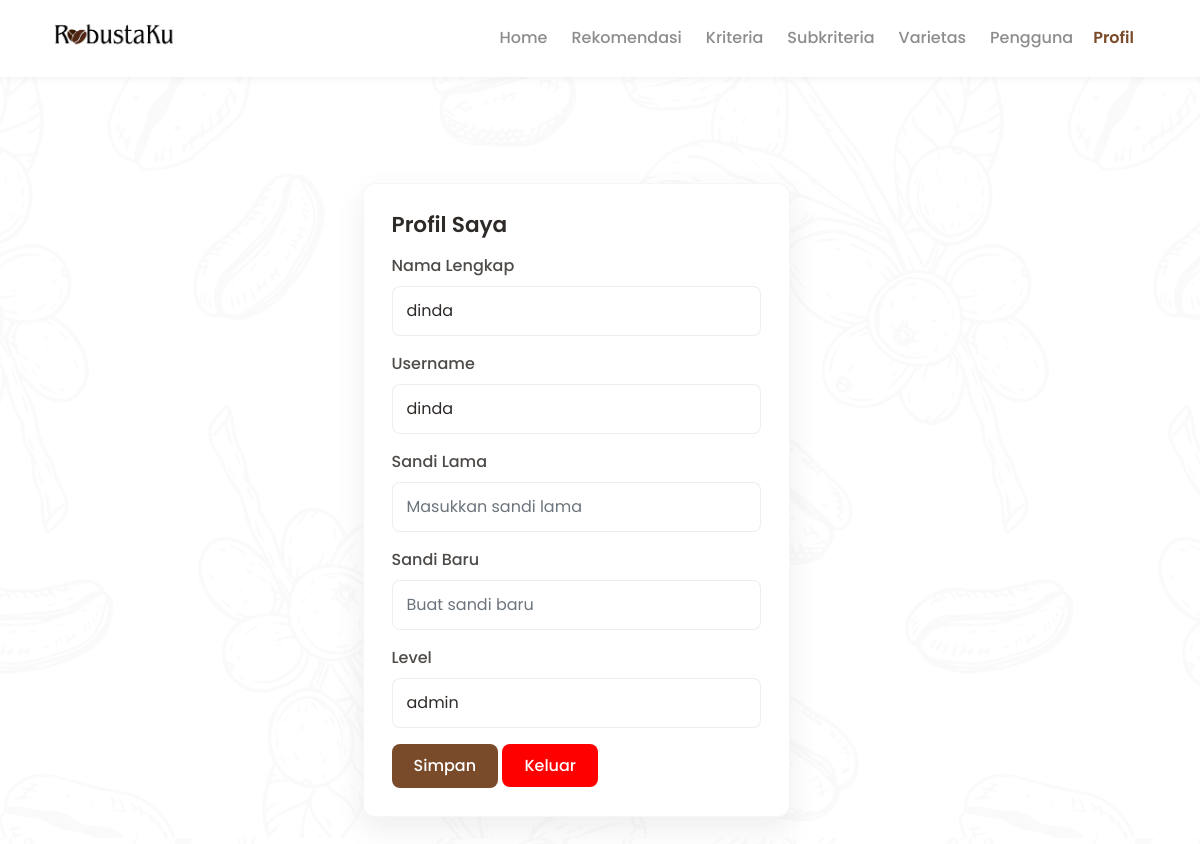
/profil.php (signed in), run on the app's committed database.
### tables this page shows
CREATE TABLE `pengguna` (
  `id_pengguna` int(11) NOT NULL,
  `nama` varchar(50) NOT NULL,
  `username` varchar(20) NOT NULL,
  `password` varchar(200) NOT NULL,
  `level` set('admin','user') NOT NULL
);

### profil.php (the view, shortened to what this page needs)
<?php
include "koneksi.php";
$id = $_SESSION['id'];
$level = $_SESSION['level'];
$query = mysqli_query($koneksi, "SELECT * FROM pengguna WHERE id_pengguna = '$id'");
$data = mysqli_fetch_array($query);
?>
<!DOCTYPE html>
<html lang="id">
<head>
    <link href="https://cdn.jsdelivr.net/npm/bootstrap@5.1.3/dist/css/bootstrap.min.css" rel="stylesheet">
    <link href="css/style.css" rel="stylesheet" />
</head>
<body>
    <nav class="navbar navbar-expand-lg navbar-custom">
        <div class="container">
            <div class="brand-wrap">
                <a href="homepage.php"><img src="assets/img/logo_robustaku.png" alt="RobustaKu Logo"></a>
            </div>
            <div class="collapse navbar-collapse justify-content-end" id="navMenu">
                <ul class="navbar-nav align-items-center me-3">
                    <li class="nav-item"><a class="nav-link unactive" href="homepage.php">Home</a></li>
                    <li class="nav-item"><a class="nav-link unactive" href="rekomendasi.php">Rekomendasi</a></li>
                    <?php if ($level == 'admin'): ?>
                    <li class="nav-item"><a class="nav-link unactive" href="kriteria.php">Kriteria</a></li>
                    <li class="nav-item"><a class="nav-link unactive" href="subkriteria.php">Subkriteria</a></li>
                    <li class="nav-item"><a class="nav-link unactive" href="varietas.php">Varietas</a></li>
                    <li class="nav-item"><a class="nav-link unactive" href="pengguna.php">Pengguna</a></li>
                    <?php endif; ?>
                    <li class="nav-item"><a class="nav-link active" href="profil.php">Profil</a></li>
                </ul>
            </div>
        </div>
    </nav>
    <div class="container page-wrap">
    <div class="row w-100 justify-content-center gx-5 align-items-center">
            <div class="col-lg-5">
                <div class="auth-card">
                    <h3 class="card-title">Profil Saya</h3>
        <form action="proses.php" method="post" class="mt-3">
            <div class="mb-3">
                <label for="nama" class="form-label">Nama Lengkap</label>
                <input name="nama" value="<?= isset($data['nama']) ? $data['nama'] : ''; ?>" class="form-control" id="nama" type="text" placeholder="Nama Lengkap" pattern="[A-Za-z]+( [A-Za-z]+)*" oninvalid="this.setCustomValidity('Inputan hanya berupa huruf')"  oninput="setCustomValidity('')" required autocomplete="off" />
            </div>
            <div class="mb-3">
                <label for="user" class="form-label">Username</label>
                <input name="user" value="<?= $data['username'] ?>" class="form-control" oninput="setCustomValidity('')" autocomplete="off" readonly />
            </div>
            <div class="mb-3">
                <label for="password" class="form-label">Sandi Lama</label>
                <input name="password" class="form-control" id="password" type="password" placeholder="Masukkan sandi lama" pattern="[^&#34;&#39;&#60;&#62;]+" minlength="5" autocomplete="off" />
            </div>
            <div class="mb-3">
                <label for="pass_new" class="form-label">Sandi Baru</label>
                <input name="pass_new" class="form-control" id="pass_new" type="password" placeholder="Buat sandi baru" pattern="[^&#34;&#39;&#60;&#62;]+" minlength="5" autocomplete="off" />
            </div>
            <div class="mb-3">
                <label for="level" class="form-label">Level</label>
                <input name="level" value="<?= isset($data['level']) ? $data['level'] : ''; ?>" class="form-control" oninput="setCustomValidity('')" autocomplete="off" readonly />
            </div>
            <div class="btn-wrap">
                <button type="submit" name="edit_profil" class="btn-primary">Simpan</button>
                <a href="#" class="btn-danger" data-bs-toggle="modal" data-bs-target="#keluar">Keluar</a>
            </div>
        </form>
    </div>
</div>
</body>
</html>

### css/style.css (style rules this page uses)
:root { --robusta-brown: #7a4b2a; --robusta-brown-dark: #6b3f22; --text-dark: #2e2a28; --overlay: rgba(0,0,0,0.45); }
html, body { padding-top: 50px; height: 100%; margin: 0; font-family: "Poppins", sans-serif; -webkit-font-smoothing: antialiased; -moz-osx-font-smoothing: grayscale; color: var(--text-dark); background-color: #ffffff; background-image: url('../assets/img/coffeepattern.png'); background-attachment: fixed; background-repeat: repeat; background-position: center; background-size: 100%; }
.page-wrap { min-height: 100vh; display: flex; align-items: center; padding: 60px 0; }
.auth-card { background: #fff; border-radius: 12px; box-shadow: 0 12px 30px rgba(46,42,40,0.08); border: 1px solid rgba(46,42,40,0.04); padding: 28px; }
.auth-card .card-title { font-weight: 600; font-size: 1.35rem; color: var(--text-dark); margin-bottom: 6px; }
.auth-card .form-label { color: rgba(46,42,40,0.85); font-weight: 500; }
.auth-card .form-control { border-radius: 8px; border: 1px solid rgba(46,42,40,0.08); padding: 12px 14px; background: #fff; color: var(--text-dark); }
.auth-card .btn-primary { background: var(--robusta-brown); border: none; padding: 10px 22px; border-radius: 8px; font-weight: 500; }
.navbar-custom { position: fixed; top: 0; left: 0; right: 0; width: 100%; background: #fff; padding: 14px 0; box-shadow: 0 2px 8px rgba(0,0,0,0.05); z-index: 9999 !important; }
.navbar .container { max-width: 1140px; }
.brand-wrap { display: flex; align-items: center; gap: 12px; }
.brand-wrap img { width: 140px; height: auto; display: block; }
.nav-link { color: var(--robusta-brown); font-weight: 600; padding: 8px 12px; }
.navbar .nav-link.unactive { color: rgba(0,0,0,0.45); font-weight: 500; padding: 8px 12px; }
.btn-primary { background: var(--robusta-brown); color: #fff; border: none; padding: 10px 18px; border-radius: 10px; font-weight:500; }
.btn-danger { background: red; color: #fff; border: none; padding: 10px 22px; border-radius: 8px; font-weight: 500; text-decoration: none; }

### data on the page
pengguna: nama "dinda", user "dinda", level "admin"
